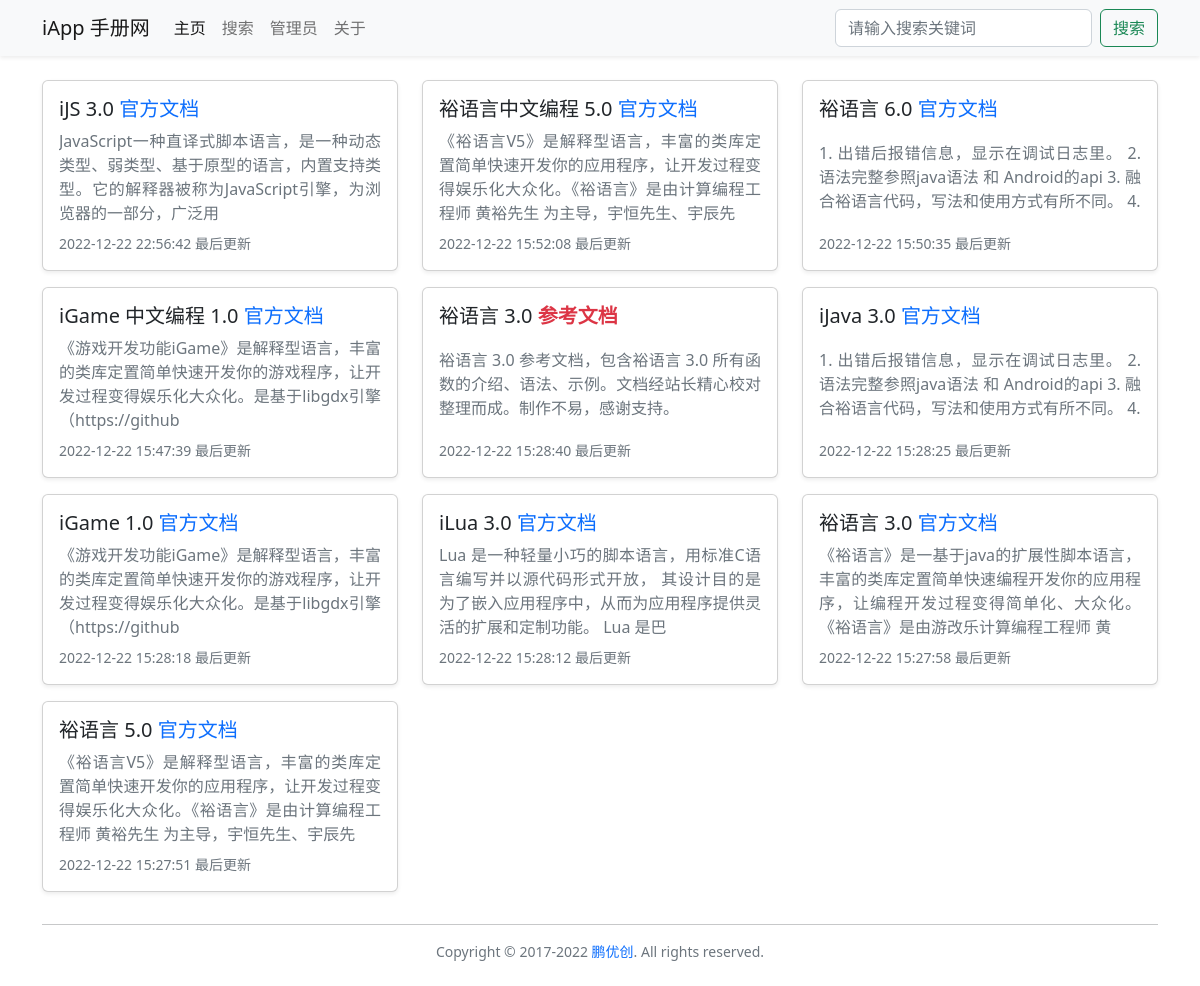
The page / on the database its author committed.
### tables this page shows
CREATE TABLE `iapp_doc_book` (
  `id` int NOT NULL AUTO_INCREMENT COMMENT '手册ID',
  `create_time` datetime NOT NULL DEFAULT CURRENT_TIMESTAMP COMMENT '上传时间',
  `intro` varchar(500) NOT NULL COMMENT '手册介绍',
  `title` varchar(255) NOT NULL COMMENT '手册标题',
  `update_time` datetime NOT NULL DEFAULT CURRENT_TIMESTAMP COMMENT '最后更新时间',
  PRIMARY KEY (`id`) USING BTREE
);

### index.php (the view, shortened to what this page needs)
<?php
require('./config.php');
class Index
{
    public function __construct()
    {
        $this->get_book_list();
    }
    public function get_book_list()
    {
        $table = Config::$table['book'];
        $sql = "SELECT * FROM `$table` ORDER BY UNIX_TIMESTAMP(`update_time`) DESC, `id`";
        $result = mysqli_query(Init::$conn, $sql);
        $list = mysqli_fetch_all($result, MYSQLI_ASSOC);
        $this->book_list = $list;
    }
}
$index = new Index();
?>
<!DOCTYPE html>
<html lang="zh-CN">
<head>
    <?php require('./head.php') ?>
</head>
<body>
    <?php require('./nav.php') ?>
    <div class="container">
        <div class="row mb-3">
            <?php
            foreach ($index->book_list as $book_info) {
                echo '
            <div class="col-xxl-3 col-xl-4 col-lg-4 col-md-6 mb-3">
                <a title="' . strip_tags($book_info['title']) . '" class="justify-content-between card card-body shadow-sm h-100 text-decoration-none" href="' . (Config::$url_static ?
                    'book_' . $book_info['id'] . '.html' :
                    'book.php?book_id=' . $book_info['id'])
                    . '" role="button">
                    <div class="h5 text-truncate">' . $book_info['title'] . '</div>
                    <div class="mb-2 limit-line-4 text-muted text-justify">' . strip_tags(mb_substr($book_info['intro'], 0, 80)) . '</div>
                    <div class="text-muted small">' . $book_info['update_time'] . ' 最后更新</div>
                </a>
            </div>';
            }
            ?>
        </div>
    </div>
    <?php require('./footer.php') ?>
</body>
</html>

### head.php (shortened to what this page needs)
<link rel="stylesheet" href="https://cdn.staticfile.org/bootstrap/5.2.3/css/bootstrap.min.css" />

### nav.php (shortened to what this page needs)
<nav class="navbar navbar-expand-md bg-light shadow-sm sticky-top mb-4">
    <div class="container-md">
        <a class="navbar-brand" href="./"><?php echo Config::$site_title ?></a>
        <div class="collapse navbar-collapse" id="navbarSupportedContent">
            <ul class="navbar-nav me-auto mb-2 mb-md-0">
                <li class="nav-item nav-item-home">
                    <a class="nav-link" href="./">主页</a>
                </li>
                <li class="nav-item nav-item-search">
                    <a class="nav-link" href="./search.php">搜索</a>
                </li>
                <li class="nav-item nav-item-login">
                    <a class="nav-link" href="./login.php">管理员</a>
                </li>
                <li class="nav-item nav-item-about">
                    <a class="nav-link" href="./about.php">关于</a>
                </li>
            </ul>
            <div class="d-flex">
                <input class="form-control me-2" type="search" placeholder="请输入搜索关键词">
                <button class="btn btn-outline-success text-nowrap">搜索</button>
            </div>
        </div>
    </div>
</nav>

### footer.php
<div class="container">
    <hr>
    <footer class="text-center mb-4 text-muted small text-truncate">
        Copyright © 2017-2022 <a href="https://apee.top" class="text-decoration-none" target="_blank">鹏优创</a>. All rights reserved.
    </footer>
</div>

### head.php (style rules this page uses)
.limit-line-4 { overflow: hidden; display: -webkit-box; -webkit-line-clamp: 4; -webkit-box-orient: vertical; }
.text-justify { text-align: justify; }

### rows shown on the page
iapp_doc_book: title "iJS 3.0 官方文档", intro "JavaScript一种直译式脚本语言，是一种动态类型、弱类型、基于原型的语言，内置支持类型。它的解释器被称为JavaScript引擎，为浏览器的一部分，广泛用", update_time "2022-12-22 22:56:42"
iapp_doc_book: title "裕语言中文编程 5.0 官方文档", intro "《裕语言V5》是解释型语言，丰富的类库定置简单快速开发你的应用程序，让开发过程变得娱乐化大众化。《裕语言》是由计算编程工程师 黄裕先生 为主导，宇恒先生、宇辰先", update_time "2022-12-22 15:52:08"
iapp_doc_book: title "裕语言 6.0 官方文档", intro "1. 出错后报错信息，显示在调试日志里。 2. 语法完整参照java语法 和 Android的api 3. 融合裕语言代码，写法和使用方式有所不同。 4.", update_time "2022-12-22 15:50:35"
iapp_doc_book: title "iGame 中文编程 1.0 官方文档", intro "《游戏开发功能iGame》是解释型语言，丰富的类库定置简单快速开发你的游戏程序，让开发过程变得娱乐化大众化。是基于libgdx引擎（https://github", update_time "2022-12-22 15:47:39"
iapp_doc_book: title "裕语言 3.0 参考文档", intro "裕语言 3.0 参考文档，包含裕语言 3.0 所有函数的介绍、语法、示例。文档经站长精心校对整理而成。制作不易，感谢支持。", update_time "2022-12-22 15:28:40"
iapp_doc_book: title "iJava 3.0 官方文档", intro "1. 出错后报错信息，显示在调试日志里。 2. 语法完整参照java语法 和 Android的api 3. 融合裕语言代码，写法和使用方式有所不同。 4.", update_time "2022-12-22 15:28:25"
iapp_doc_book: title "iGame 1.0 官方文档", intro "《游戏开发功能iGame》是解释型语言，丰富的类库定置简单快速开发你的游戏程序，让开发过程变得娱乐化大众化。是基于libgdx引擎（https://github", update_time "2022-12-22 15:28:18"
iapp_doc_book: title "iLua 3.0 官方文档", intro "Lua 是一种轻量小巧的脚本语言，用标准C语言编写并以源代码形式开放， 其设计目的是为了嵌入应用程序中，从而为应用程序提供灵活的扩展和定制功能。 Lua 是巴", update_time "2022-12-22 15:28:12"
iapp_doc_book: title "裕语言 3.0 官方文档", intro "《裕语言》是一基于java的扩展性脚本语言，丰富的类库定置简单快速编程开发你的应用程序，让编程开发过程变得简单化、大众化。《裕语言》是由游改乐计算编程工程师 黄", update_time "2022-12-22 15:27:58"
iapp_doc_book: title "裕语言 5.0 官方文档", intro "《裕语言V5》是解释型语言，丰富的类库定置简单快速开发你的应用程序，让开发过程变得娱乐化大众化。《裕语言》是由计算编程工程师 黄裕先生 为主导，宇恒先生、宇辰先", update_time "2022-12-22 15:27:51"

### other values the page prints
Config::$site_title "iApp 手册网"
